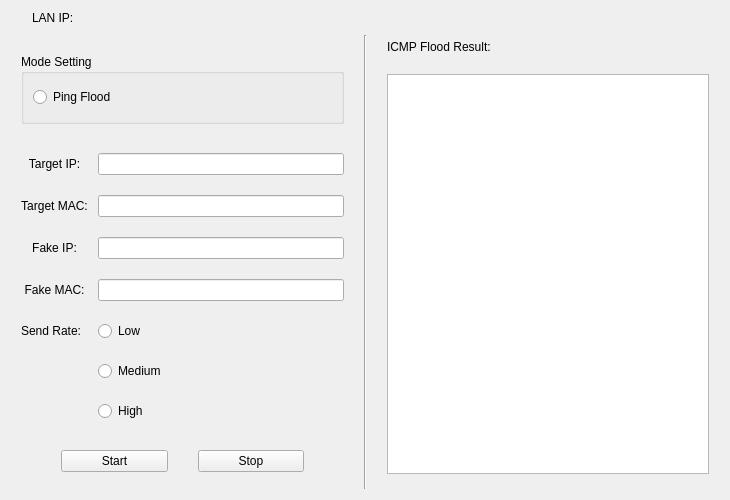
<?xml version="1.0" encoding="UTF-8"?>
<ui version="4.0">
 <class>IcmpFlood</class>
 <widget class="QWidget" name="IcmpFlood">
  <property name="geometry">
   <rect>
    <x>0</x>
    <y>0</y>
    <width>730</width>
    <height>500</height>
   </rect>
  </property>
  <property name="minimumSize">
   <size>
    <width>730</width>
    <height>500</height>
   </size>
  </property>
  <property name="maximumSize">
   <size>
    <width>730</width>
    <height>500</height>
   </size>
  </property>
  <property name="font">
   <font>
    <family>Microsoft YaHei UI</family>
   </font>
  </property>
  <property name="windowTitle">
   <string>ICMP Flood</string>
  </property>
  <property name="windowIcon">
   <iconset resource="res.qrc">
    <normaloff>:/icon/res/icmp.png</normaloff>:/icon/res/icmp.png</iconset>
  </property>
  <layout class="QVBoxLayout" name="verticalLayout_4">
   <property name="spacing">
    <number>10</number>
   </property>
   <item>
    <layout class="QHBoxLayout" name="horizontalLayout_3">
     <property name="spacing">
      <number>20</number>
     </property>
     <item>
      <widget class="QLabel" name="nicNameLabel">
       <property name="text">
        <string>LAN IP:</string>
       </property>
       <property name="indent">
        <number>21</number>
       </property>
      </widget>
     </item>
     <item>
      <widget class="QLabel" name="nicName">
       <property name="sizePolicy">
        <sizepolicy hsizetype="MinimumExpanding" vsizetype="Preferred">
         <horstretch>0</horstretch>
         <verstretch>0</verstretch>
        </sizepolicy>
       </property>
       <property name="frameShape">
        <enum>QFrame::NoFrame</enum>
       </property>
       <property name="text">
        <string/>
       </property>
       <property name="alignment">
        <set>Qt::AlignCenter</set>
       </property>
      </widget>
     </item>
    </layout>
   </item>
   <item>
    <layout class="QHBoxLayout" name="horizontalLayout">
     <property name="spacing">
      <number>20</number>
     </property>
     <property name="leftMargin">
      <number>10</number>
     </property>
     <property name="rightMargin">
      <number>10</number>
     </property>
     <item>
      <layout class="QVBoxLayout" name="verticalLayout_2">
       <property name="spacing">
        <number>10</number>
       </property>
       <property name="topMargin">
        <number>5</number>
       </property>
       <item>
        <widget class="QGroupBox" name="groupBox">
         <property name="sizePolicy">
          <sizepolicy hsizetype="Expanding" vsizetype="Fixed">
           <horstretch>0</horstretch>
           <verstretch>0</verstretch>
          </sizepolicy>
         </property>
         <property name="minimumSize">
          <size>
           <width>0</width>
           <height>70</height>
          </size>
         </property>
         <property name="maximumSize">
          <size>
           <width>16777215</width>
           <height>70</height>
          </size>
         </property>
         <property name="title">
          <string>Mode Setting</string>
         </property>
         <layout class="QVBoxLayout" name="verticalLayout">
          <item>
           <widget class="QRadioButton" name="fakeFlood">
            <property name="text">
             <string>Ping Flood </string>
            </property>
           </widget>
          </item>
         </layout>
        </widget>
       </item>
       <item>
        <layout class="QGridLayout" name="gridLayout">
         <property name="topMargin">
          <number>5</number>
         </property>
         <property name="bottomMargin">
          <number>5</number>
         </property>
         <property name="verticalSpacing">
          <number>20</number>
         </property>
         <item row="0" column="1">
          <widget class="QLineEdit" name="targetIP">
           <property name="alignment">
            <set>Qt::AlignCenter</set>
           </property>
          </widget>
         </item>
         <item row="3" column="0">
          <widget class="QLabel" name="label_2">
           <property name="text">
            <string>Fake MAC:</string>
           </property>
           <property name="alignment">
            <set>Qt::AlignCenter</set>
           </property>
          </widget>
         </item>
         <item row="4" column="0">
          <widget class="QLabel" name="label_4">
           <property name="text">
            <string>Send Rate:</string>
           </property>
          </widget>
         </item>
         <item row="6" column="1">
          <widget class="QRadioButton" name="highRate">
           <property name="text">
            <string>High</string>
           </property>
          </widget>
         </item>
         <item row="3" column="1">
          <widget class="QLineEdit" name="fakeMAC">
           <property name="alignment">
            <set>Qt::AlignCenter</set>
           </property>
          </widget>
         </item>
         <item row="0" column="0">
          <widget class="QLabel" name="targetLabel">
           <property name="text">
            <string>Target IP:</string>
           </property>
           <property name="alignment">
            <set>Qt::AlignCenter</set>
           </property>
          </widget>
         </item>
         <item row="2" column="1">
          <widget class="QLineEdit" name="fakeIP">
           <property name="alignment">
            <set>Qt::AlignCenter</set>
           </property>
          </widget>
         </item>
         <item row="2" column="0">
          <widget class="QLabel" name="fakeIPLabel">
           <property name="text">
            <string>Fake IP:</string>
           </property>
           <property name="alignment">
            <set>Qt::AlignCenter</set>
           </property>
          </widget>
         </item>
         <item row="1" column="1">
          <widget class="QLineEdit" name="targetMAC">
           <property name="alignment">
            <set>Qt::AlignCenter</set>
           </property>
          </widget>
         </item>
         <item row="1" column="0">
          <widget class="QLabel" name="label_3">
           <property name="text">
            <string>Target MAC:</string>
           </property>
           <property name="alignment">
            <set>Qt::AlignCenter</set>
           </property>
          </widget>
         </item>
         <item row="5" column="1">
          <widget class="QRadioButton" name="midRate">
           <property name="text">
            <string>Medium</string>
           </property>
          </widget>
         </item>
         <item row="4" column="1">
          <widget class="QRadioButton" name="lowRate">
           <property name="text">
            <string>Low</string>
           </property>
          </widget>
         </item>
        </layout>
       </item>
       <item>
        <layout class="QHBoxLayout" name="horizontalLayout_2">
         <property name="spacing">
          <number>30</number>
         </property>
         <property name="leftMargin">
          <number>40</number>
         </property>
         <property name="rightMargin">
          <number>40</number>
         </property>
         <item>
          <widget class="QPushButton" name="startBtn">
           <property name="text">
            <string>Start</string>
           </property>
          </widget>
         </item>
         <item>
          <widget class="QPushButton" name="stopBtn">
           <property name="text">
            <string>Stop</string>
           </property>
          </widget>
         </item>
        </layout>
       </item>
      </layout>
     </item>
     <item>
      <widget class="Line" name="line">
       <property name="orientation">
        <enum>Qt::Vertical</enum>
       </property>
      </widget>
     </item>
     <item>
      <layout class="QVBoxLayout" name="verticalLayout_3">
       <property name="topMargin">
        <number>5</number>
       </property>
       <property name="bottomMargin">
        <number>15</number>
       </property>
       <item>
        <widget class="QLabel" name="label">
         <property name="text">
          <string>ICMP Flood Result:</string>
         </property>
        </widget>
       </item>
       <item>
        <widget class="QTextEdit" name="icmpResult">
         <property name="readOnly">
          <bool>true</bool>
         </property>
        </widget>
       </item>
      </layout>
     </item>
    </layout>
   </item>
  </layout>
 </widget>
 <tabstops>
  <tabstop>fakeFlood</tabstop>
  <tabstop>targetIP</tabstop>
  <tabstop>targetMAC</tabstop>
  <tabstop>fakeIP</tabstop>
  <tabstop>fakeMAC</tabstop>
  <tabstop>lowRate</tabstop>
  <tabstop>midRate</tabstop>
  <tabstop>highRate</tabstop>
  <tabstop>startBtn</tabstop>
  <tabstop>stopBtn</tabstop>
  <tabstop>icmpResult</tabstop>
 </tabstops>
 <resources>
  <include location="res.qrc"/>
 </resources>
 <connections/>
</ui>
